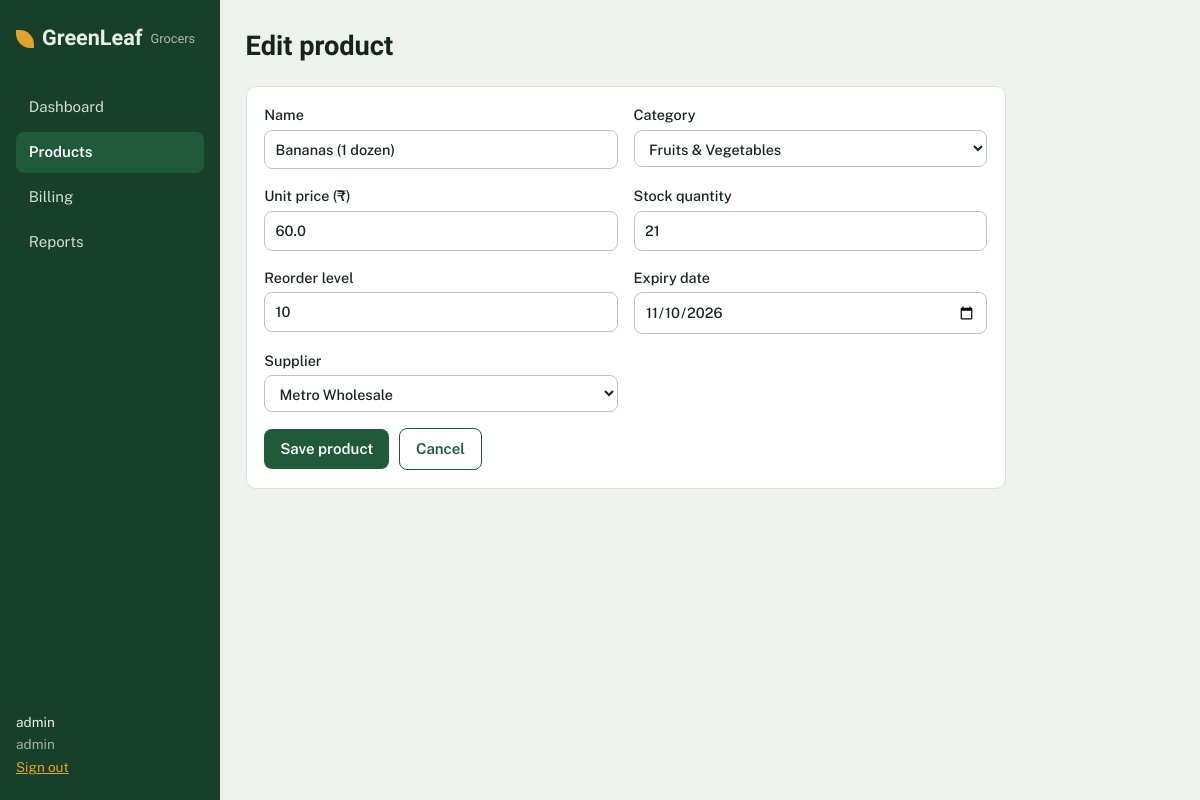
Screenshot of /products/1/edit (signed in) with the database file from the repository.
### tables this page shows
CREATE TABLE products(
  product_id INTEGER PRIMARY KEY AUTOINCREMENT,
  name TEXT NOT NULL,
  category TEXT NOT NULL,
  unit_price REAL NOT NULL CHECK(unit_price >= 0),
  stock_qty INTEGER NOT NULL DEFAULT 0 CHECK(stock_qty >= 0),
  reorder_level INTEGER NOT NULL DEFAULT 10 CHECK(reorder_level >= 0),
  expiry_date TEXT,
  supplier_id INTEGER REFERENCES suppliers(supplier_id) ON DELETE SET NULL);

### routes.py (the view)
@bp.route("/products/<int:pid>/edit", methods=["GET", "POST"])
@login_required(["admin"])
def product_edit(pid):
    return _form(pid)

### database.py (called while the page is built)
def connect(path):
    conn = sqlite3.connect(path)
    conn.row_factory = sqlite3.Row
    conn.execute("PRAGMA foreign_keys = ON")
    return conn

def get_db():
    if "db" not in g:
        g.db = connect(current_app.config["DATABASE"])
    return g.db

### models.py (called while the page is built)
def get_product(db, pid):
    return db.execute("SELECT * FROM products WHERE product_id=?", (pid,)).fetchone()

### routes.py (called while the page is built, shortened)
def _form(pid=None):
    db = get_db()
    suppliers = db.execute("SELECT * FROM suppliers ORDER BY name").fetchall()
    product = models.get_product(db, pid) if pid else None
    if pid and not product:
        flash("Product not found.", "error")
        return redirect(url_for("main.products"))
    values = dict(product) if product else {"reorder_level": 10}
    return render_template("product_form.html", p=values, pid=pid, categories=CATEGORIES, suppliers=suppliers)

### utils.py (called while the page is built)
def login_required(roles=None):
    def deco(fn):
        @wraps(fn)
        def wrapper(*a, **kw):
            if "user_id" not in session:
                return redirect(url_for("main.login"))
            if roles and session.get("role") not in roles:
                flash("You do not have permission to open that page.", "error")
                return redirect(url_for("main.home"))
            return fn(*a, **kw)
        return wrapper
    return deco

### templates/product_form.html (shortened to what this page needs)
{% extends "base.html" %}
{% block body %}
<header class="head"><h1>{{ 'Edit product' if pid else 'Add product' }}</h1></header>
<form method="post" class="panel form">
  <label>Name<input name="name" value="{{ p.name or '' }}" required></label>
  <label>Category<select name="category" required>
    {% for c in categories %}<option {{ 'selected' if c == p.category }}>{{ c }}</option>{% endfor %}</select></label>
  <label>Unit price (₹)<input name="unit_price" type="number" step="0.01" min="0" value="{{ p.unit_price if p.unit_price is not none else '' }}" required></label>
  <label>Stock quantity<input name="stock_qty" type="number" min="0" value="{{ p.stock_qty if p.stock_qty is not none else '' }}" required></label>
  <label>Reorder level<input name="reorder_level" type="number" min="0" value="{{ p.reorder_level }}"></label>
  <label>Expiry date<input name="expiry_date" type="date" value="{{ p.expiry_date or '' }}"></label>
  <label>Supplier<select name="supplier_id"><option value="">None</option>
    {% for s in suppliers %}<option value="{{ s.supplier_id }}" {{ 'selected' if s.supplier_id|string == p.supplier_id|string }}>{{ s.name }}</option>{% endfor %}</select></label>
  <div class="actions"><button class="btn">Save product</button><a class="btn ghost" href="{{ url_for('main.products') }}">Cancel</a></div>
</form>
{% endblock %}

### static/style.css (style rules this page uses)
:root { --ink:#16241b;--mute:#5b6b60;--bg:#eef2ee;--card:#fff;--line:#d9e2da;--green:#1f5a3a;--green2:#173f2a; --chili:#d6452f;--amber:#e0a22c;--r:10px }
* { box-sizing:border-box }
body { margin:0;font:15px/1.5 "Public Sans",system-ui,sans-serif;color:var(--ink);background:var(--bg) }
h1,h2,.brand,.kpi strong { font-family:"Bricolage Grotesque","Public Sans",system-ui,sans-serif }
h1 { font-size:1.7rem;margin:0 }
a { color:var(--green) }
.head { display:flex;justify-content:space-between;align-items:flex-end;flex-wrap:wrap;gap:1rem;margin-bottom:1.2rem }
.actions { display:flex;gap:.6rem;align-items:center;flex-wrap:wrap }
.panel { background:var(--card);border:1px solid var(--line);border-radius:var(--r);padding:1.1rem }
.btn { background:var(--green);color:#fff;border:0;border-radius:8px;padding:.55rem 1rem;font:inherit;font-weight:600;cursor:pointer;text-decoration:none;display:inline-block }
.btn.ghost { background:transparent;color:var(--green);border:1px solid var(--green) }
input,select { font:inherit;padding:.5rem .65rem;border:1px solid #b9c7bc;border-radius:8px;background:#fff;color:var(--ink);max-width:100% }
label { display:flex;flex-direction:column;gap:.25rem;font-weight:500;font-size:.9rem }
.form { display:grid;grid-template-columns:repeat(auto-fit,minmax(240px,1fr));gap:1rem;max-width:760px }
.form .actions { grid-column:1/-1 }

### rows the page displays
products: name "Bananas (1 dozen)", unit_price "60.0", stock_qty "21", reorder_level "10", expiry_date "11/10/2026"

### other values shown
{{ session.username }} "admin"
{{ session.role }} "admin"
{{ 'Edit product' if pid else 'Add product' }} "Edit product"
form field category "Fruits & Vegetables"
form field supplier_id "Metro Wholesale"
